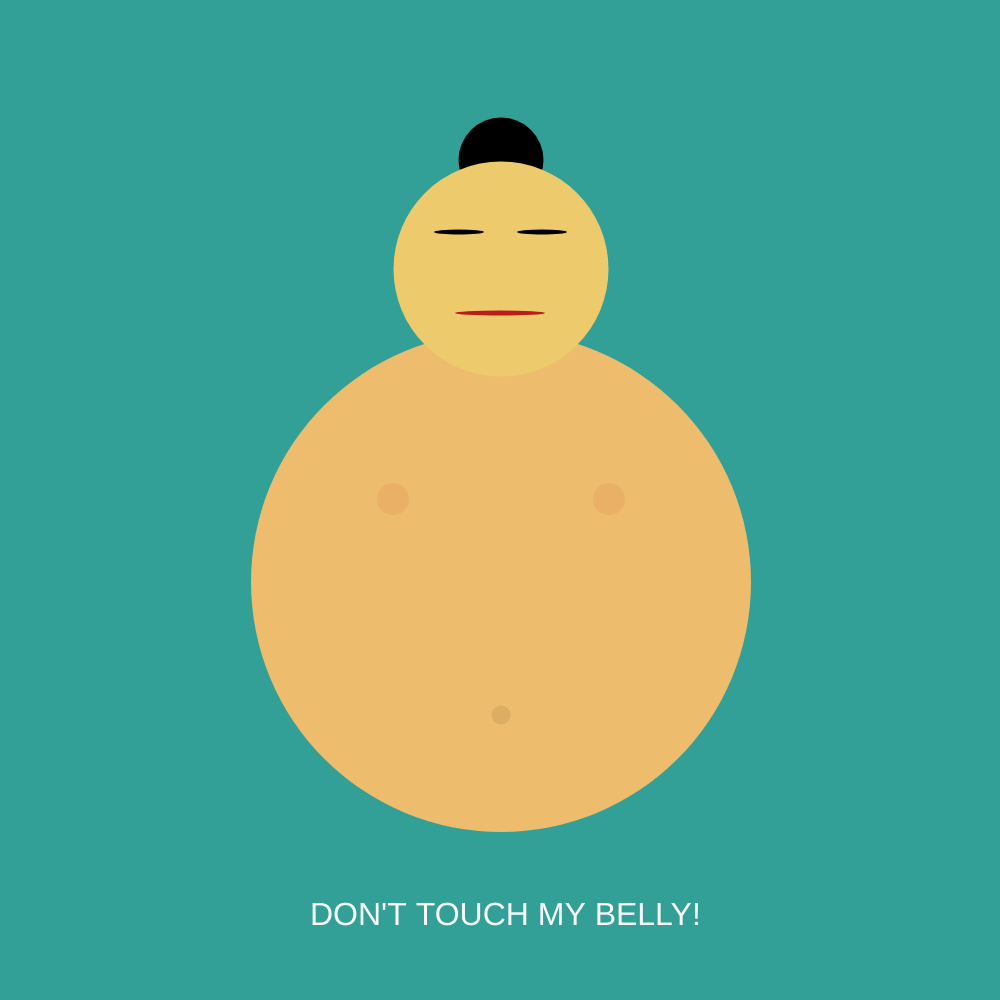
Frame 1 (no input)
Frame 60 (no input): identical to frame 1, image omitted
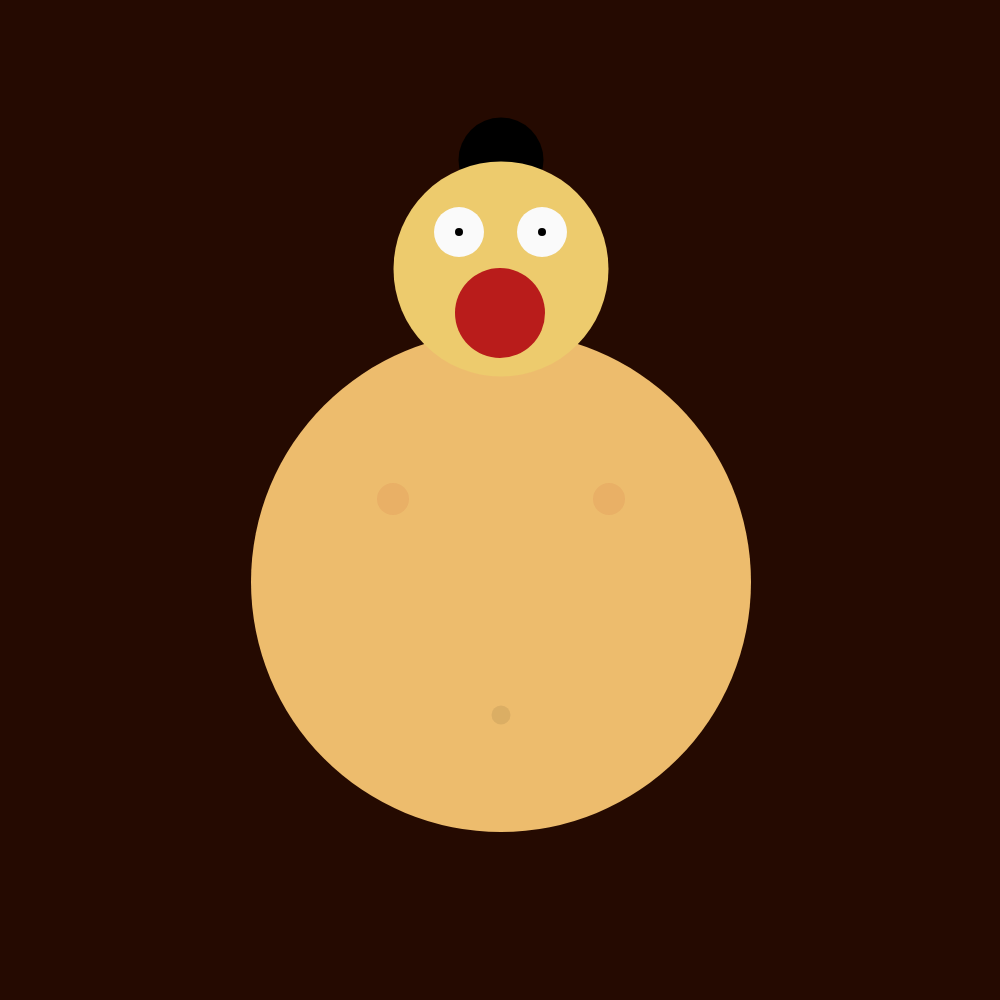
Frame 120 (the mouse pressed at the canvas centre since frame 60)

The p5.js sketch that drew these frames (run headless with seeded random() and noise() and a simulated clock; from frame 60 on, the mouse is pressed at the canvas centre):

// p5.js sketch
// ── sketch.js
var state = false;

function setup(){
    createCanvas(1000,1000);
    
}


function draw(){
background(50,160,150);

if(state ==false){    
   
    noStroke();
    fill(237,188,109);
    ellipse(501,582,500,500);
    
    noStroke();
    fill(185,28,27,19);
    ellipse(393,499,32,32);
        
        noStroke();
    fill(185,28,27,19);
    ellipse(609,499,32,32);
        
        noStroke();
    fill(0,19);
    ellipse(501,715,19,19);
    
    noStroke();
    fill(0);
    ellipse(501,160,85,85)
    
    noStroke();
    fill(237,203,109);
    ellipse(501,269,215,215);
    
    noStroke();
    fill(0);
    ellipse(459,232,50,5);
    
    noStroke();
    fill(0);
    ellipse(542,232,50,5);
    
     noStroke();
    fill(185,28,27);
    ellipse(500,313,90,5);
    
s = "DON'T TOUCH MY BELLY!";
    textSize(32);
fill(250);
text(s, 310, 900, 500, 100);
    
    }else{
        
     background(random(250),random(25), random(25));
                                             
//    body
    noStroke();
    fill(237,188,109);
    ellipse(501,582,500,500);
            
    noStroke();
    fill(185,28,27,19);
    ellipse(393,499,32,32);
        
        noStroke();
    fill(185,28,27,19);
    ellipse(609,499,32,32);
        
        noStroke();
    fill(0,19);
    ellipse(501,715,19,19);
        
        
    noStroke();
    fill(0);
    ellipse(501,160,85,85)
        
//    head
    noStroke();
    fill(237,203,109);
    ellipse(501,269,215,215);
        
//    left eye
    noStroke();
    fill(250);
    ellipse(459,232,50,50);
        
    noStroke();
    fill(0);
    ellipse(459,232,8,8);
        
//    right eye
    noStroke();
    fill(250);
    ellipse(542,232,50,50);
        
        noStroke();
    fill(0);
    ellipse(542,232,8,8);
        
//    mouth
     noStroke();
    fill(185,28,27);
    ellipse(500,313,90,90);

    }
    
}

function mousePressed(){
    state= !state;
    
}
